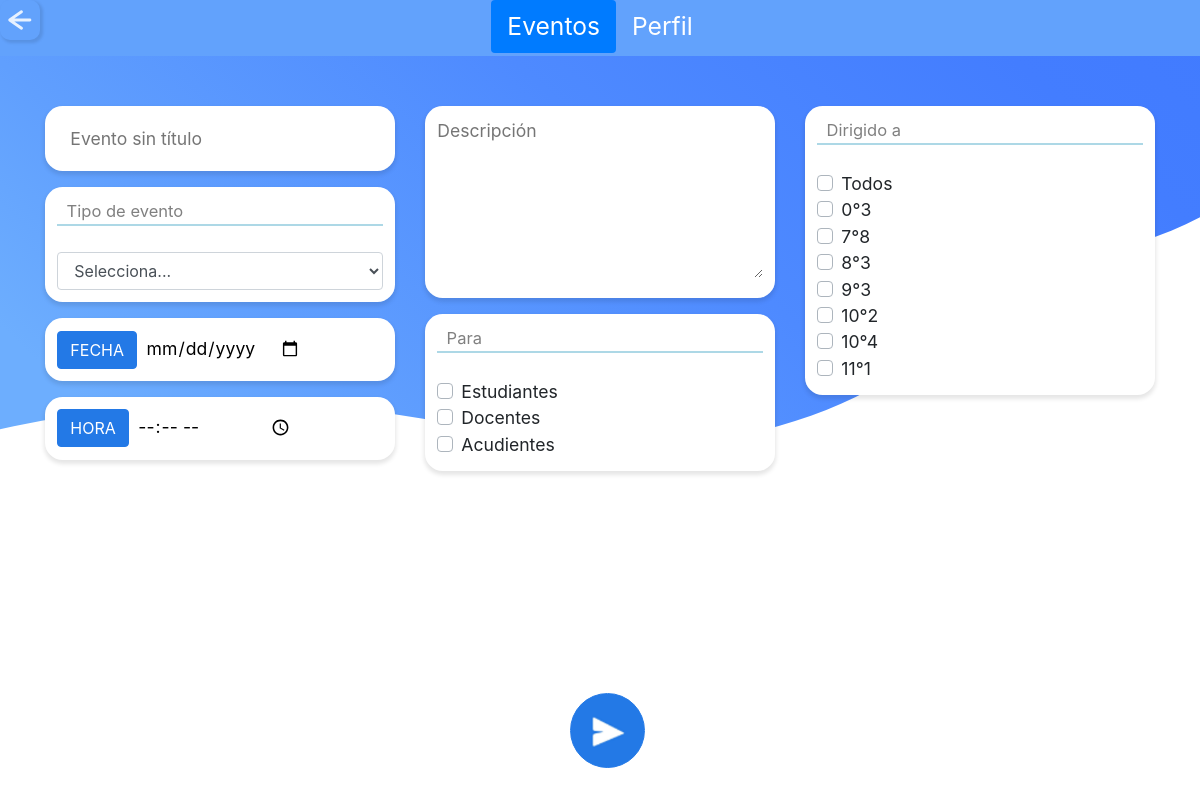
Screenshot of /moderador/nuevo_evento_mod.php (signed in) with the database file from the repository.
### tables this page shows
CREATE TABLE `tbl_grupo` (
  `codigo_g` varchar(10) NOT NULL,
  `grado_g` int(11) NOT NULL,
  `grupo_g` varchar(3) NOT NULL,
  `id_jornada` varchar(3) NOT NULL
);

### moderador/nuevo_evento_mod.php (the view, shortened to what this page needs)
<?php
  include "../php/conexion.php";
  include "../php/variables.php";
?>
<!doctype html>
<html>
  <head>
  <?php
    $title="Moderador | SchoolTime";
    echo Links($title);
    ?>
  </head>
  <body >
  <?php
    $titulo="eventos";
    echo EventosModerador($titulo); ?>
<br>
<br>
<br>
<br>
<form action="../php/cod_registro2.php" method="post" onsubmit="return validar(this);">
<div class="container margen">
  <div class="row">
    <div class="col-sm">
        <div class="center nuevo_evento">
            <input list="titulo_e" type="text" class="titulo_evento" name="titulo_e" autocomplete="off" placeholder="Evento sin título" required>
        </div>
   <div class="nuevo_evento">
    <div class="linea_azul">&nbsp;&nbsp;Tipo de evento</div><br>
    <select name="tipo_e" class="form-control" required>
        <option selected>Selecciona...</option>
      </select>
</div>
        <div class="nuevo_evento">
    <button type="button" class="btn btn-blue">FECHA</button>
    <input class="fecha" type="date" name="fecha_e" required>
   </div>
   <div class="nuevo_evento">
    <button type="button" class="btn btn-blue">HORA</button>
    <input class="fecha" type="time" name="hora_e" required>
   </div>
    </div>
    <div class="col-sm">
  <div class="nuevo_evento ">
    <textarea class="descrip" name="descripcion_e" placeholder="Descripción" required></textarea>
  </div>
<div class="nuevo_evento">
 <div class="linea_azul">&nbsp;&nbsp;Para</div><br>
 <div class="custom-control custom-checkbox">
<label class="custom-control-label" for="e">Estudiantes</label>
</div>
<div class="custom-control custom-checkbox">
<label class="custom-control-label" for="a">Docentes</label>
</div>
<div class="custom-control custom-checkbox">
<label class="custom-control-label" for="ac">Acudientes</label>
</div>
</div>
    </div>
    <div class="col-sm">
  <div class="nuevo_evento">
 <div class="linea_azul">&nbsp;&nbsp;Dirigido a</div><br>
<div class="custom-control custom-checkbox">
<label class="custom-control-label" for="Marcar">Todos</label>
</div>
<?php
$query="SELECT * FROM tbl_grupo ORDER BY grado_g";
$resultado=$conexion->query($query);
while ($row=$resultado->fetch_assoc()){
?>
<?php
if( $row['grado_g']!=null){
?>
<div class="custom-control custom-checkbox">
<label class="custom-control-label" for="<?php echo $row['codigo_g']?>"><?php echo $row['grado_g']?>°<?php echo $row['grupo_g']?></label>
</div>
<?php
}
?>
<?php
}
?>
</div>
    </div>
  </div>
</div>
<center>
  <div class="form-check form-check-inline">
  <input class="btn_nuevo_evn" type="submit" value="" name="registrar" >
  </div>
  </center>
</form>
  </body>
</html>

### css/style.css (style rules this page uses)
* { padding: 0; margin: 0; }
body { background: url(../svg/back_one.svg) no-repeat center center fixed; background-size: cover; font-size: 110%; }
.center { margin: 0 auto; max-width: 350px; padding: 1em; border: 0px solid #CCC; border-radius: 1em; background-color: transparent; }
.btn-blue { color: #fff; background-color: #2379E6; border-color: #2379E6; }
.btn_nuevo_evn { position: fixed; bottom: 0; display: inline-block; font-weight: 400; color: white; -webkit-user-select: none; -moz-user-select: none; -ms-user-select: none; user-select: none; width: 75px; height: 75px; box-shadow: none; background-color: #2379E6; background: url(../iconos/publicar_env.png) no-repeat center center; background-size: 100%; border: 1px solid #2379E6; padding: 0.375rem 0.75rem; margin-bottom: 2rem; font-size: 1rem; line-height: 1.5; border-radius: 50%; margin-left: -1.5rem; transition: color 0.15s ease-in-out, background-color 0.15s ease-in-out, border-color 0.15s ease-in-out, box-shadow 0.15s ease-in-out; }
input { background-color: white; width: 80px; height: 80px; border-radius: 10px; border-color: transparent; color: transparent; box-shadow: 2px 2px 3px 1px rgba(0, 0, 0, 0.1); }
.linea_azul { width: 100%; border-bottom: lightblue solid 2px; font-size: 94%; color: grey; }
.titulo_evento { display: block; width: 100%; height: calc(1.5em + 0.75rem + 2px); padding: 0.375rem 0.75rem; font-weight: 400; line-height: 1.5; color: #495057; background-color: transparent; background-clip: padding-box; border: 1px solid transparent; border-radius: 0.25em; transition: border-color 0.15s ease-in-out, box-shadow 0.15s ease-in-out; box-shadow: none; }
.nuevo_evento { margin: 0 auto; max-width: 350px; padding: 0.7em; border: 0px solid #CCC; box-shadow: 0px 3px 4px 1px rgba(0, 0, 0, 0.1); border-radius: 1em; background-color: white; margin-bottom: 1rem; }
.fecha { background-color: white; width: 50%; height: 25%; border-radius: 10px; border-color: transparent; box-shadow: none; padding: 0.1rem; color: black; }
textarea { border: none; width: 100%; height: 100px; }
.descrip { height: 160px; }

### rows the page displays
tbl_grupo: grado_g "0", grupo_g "3"
tbl_grupo: grado_g "7", grupo_g "8"
tbl_grupo: grado_g "8", grupo_g "3"
tbl_grupo: grado_g "9", grupo_g "3"
tbl_grupo: grado_g "10", grupo_g "2"
tbl_grupo: grado_g "10", grupo_g "4"
tbl_grupo: grado_g "11", grupo_g "1"
